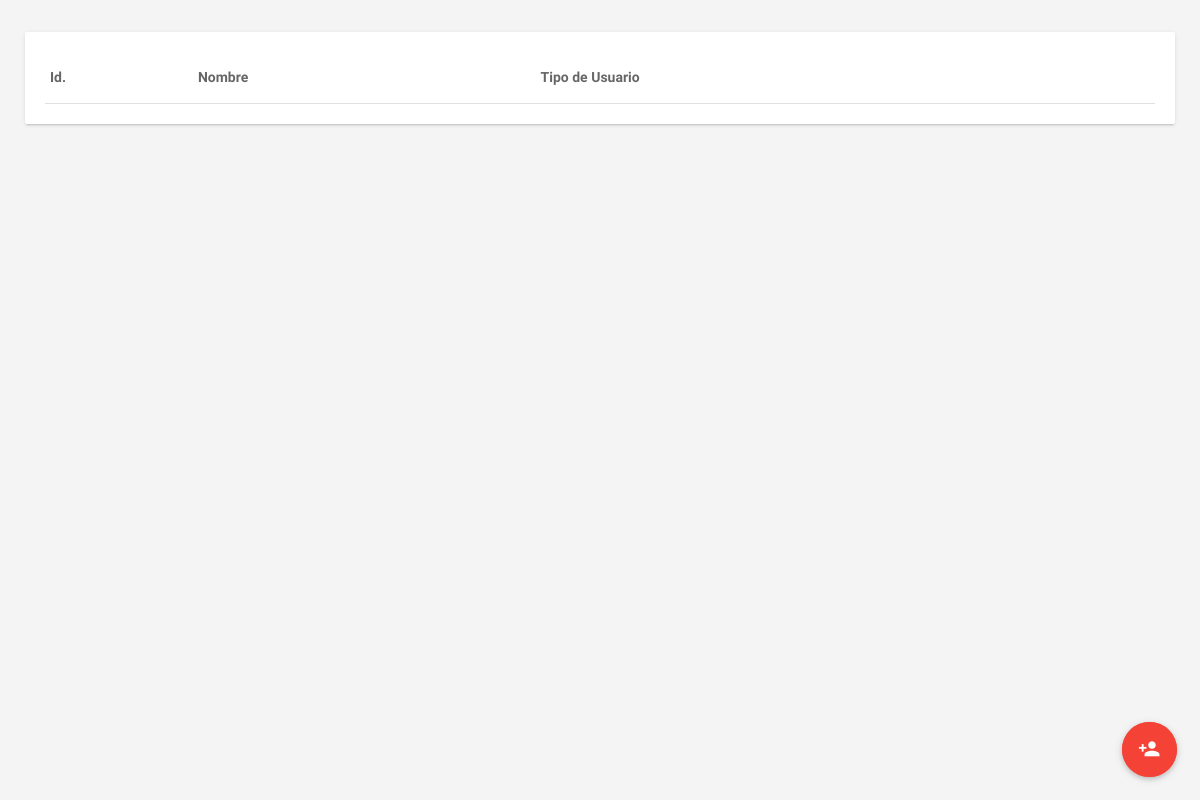
Page /gestionar_Usuarios.php on the earlier database version.
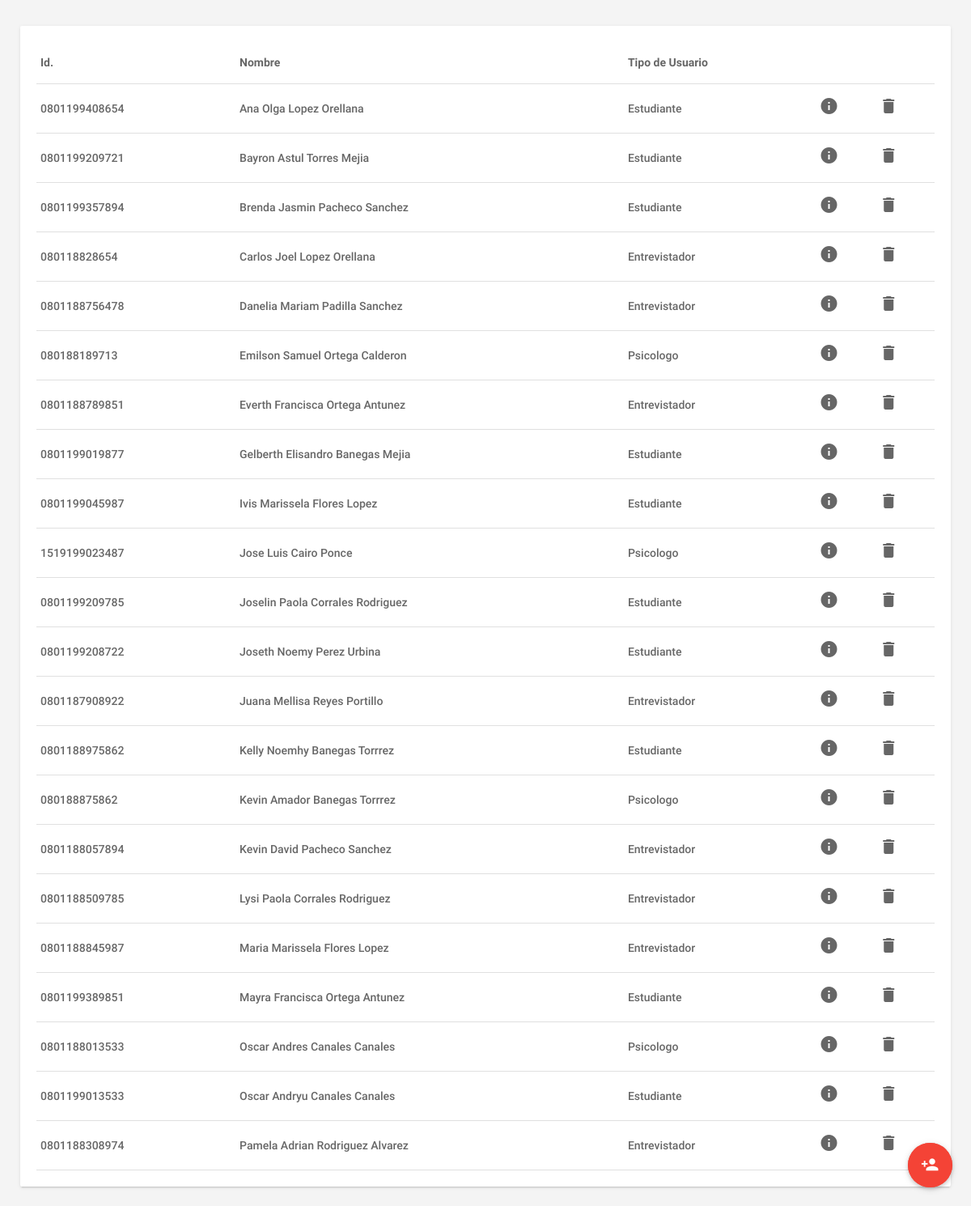
Same page on the later database version.
### tables this page shows
CREATE TABLE IF NOT EXISTS `tbl_personas` (
  `idPersona` INT NOT NULL,
  `idGenero` INT NOT NULL,
  `nombres` VARCHAR(100) NOT NULL,
  `apellidos` VARCHAR(100) NOT NULL,
  `correo` VARCHAR(150) NULL,
  `contrasena` VARCHAR(45) NULL,
  `celular` VARCHAR(8) NULL,
  `no_identidad` VARCHAR(13) NULL,
  `fotoPerfil` VARCHAR(300) NULL,
  `estadocuenta` BOOLEAN NULL,
  PRIMARY KEY (`idPersona`),
  CONSTRAINT `fk_tbl_personas_tbl_generos1`
    FOREIGN KEY (`idGenero`)
    REFERENCES `tbl_generos` (`idGenero`)
    ON DELETE NO ACTION
    ON UPDATE NO ACTION);

### assets/clases/class_conexion.php (called while the page is built, shortened)
<?php
	class Conexion{
		private $usuario = "root";
		private $contraseña = "oracle123";
		private $host = "localhost";
		private $baseDatos = "db_formacion";
		private $puerto = "3306";
		private $link;
		public function establecerConexion(){
			$this->link = mysqli_connect($this->host,$this->usuario,$this->contraseña,$this->baseDatos,$this->puerto);
			$this->link->set_charset("utf8");
		}
		public function ejecutarInstruccion($sql){
			return mysqli_query($this->link, $sql);
		}
	}
?>

### gestionar_Usuarios.php (the view, shortened to what this page needs)
<?php
    require('./assets/clases/class_conexion.php');
    $mysql = new Conexion();
    $query=$mysql->ejecutarInstruccion("
    select p.idpersona as UserId,no_identidad as Identidad , CONCAT(nombres, ' ', apellidos) as Nombre , GROUP_CONCAT(t.descripcion) as TiposUsuario from tbl_personas as p
    inner join tbl_personas_has_tbl_tipousuario as tp on tp.tbl_personas_idpersona=p.idpersona
    inner join tbl_tipousuario as t on t.idtipousuario=tp.tbl_tipousuario_idtipousuario
    where p.estadocuenta = 1 and t.idtipousuario != 1
    GROUP BY p.idPersona
    order by p.nombres
    ");
?>
<!DOCTYPE html>
<html lang="es">
<head>
    <link type="text/css" rel="stylesheet" href="assets/plugins/materialize/css/materialize.min.css" />
    <link href="assets/css/materialize_Icons.css" rel="stylesheet">
    <link href="assets/css/alpha.css" rel="stylesheet" type="text/css" />
    <link href="assets/css/custom.css" rel="stylesheet" type="text/css" />
    <link href="assets/css/gestionar_Usuarios.css" rel="stylesheet" type="text/css">
    <link href="assets/plugins/sweetalert/sweetalert.css" rel="stylesheet" type="text/css" />
    <link href="assets/plugins/material-preloader/css/materialPreloader.min.css" rel="stylesheet">
</head>
<body>
    <div class="mn-content">
        <main class="mn-inner">
            <div class="col s12 m12 l6">
                <div class="card">
                    <div class="card-content">
                        <table class="bordered highlight users_table_list">
                            <thead>
                                <tr>
                                    <th class="" data-field="id">Id.</th>
                                    <th class="" data-field="name">Nombre</th>
                                    <th class=" hide-on-small-only" data-field="user_type">Tipo de Usuario</th>
                                </tr>
                            </thead>
                            <tbody>
                                <?php
                                    while($datos = mysqli_fetch_array($query))
                                    {
                                 ?>
                                <tr class="user_row" id="<?php echo $datos['UserId']?>">
                                    <td><?php echo $datos['Identidad']?></td>
                                    <td><?php echo $datos['Nombre']?></td>
                                    <td class="hide-on-small-only lbl_tipo_usuario"><?php echo $datos['TiposUsuario']?>
                                    </td>
                                    <td><i class="material-icons info_button"
                                            data-id="<?php echo $datos['UserId']?>">info</i></td>
                                    <td><i class="material-icons remove_button"
                                            data-id="<?php echo $datos['UserId']?>">delete</i></td>
                                </tr>
                                <?php
                                }
                               ?>
                            </tbody>
                        </table>
                    </div>
                </div>
        </main>
        <div class="fixed-action-btn">
            <a class="btn-floating btn-large red pulse modal-trigger" id="btn_nuevoUsuario" href="#mdl_nuevoUsuario">
                <i class="large material-icons">person_add</i>
            </a>
        </div>
</body>
</html>

Differences in the rows shown:
now on this page (row edited): tbl_personas: no_identidad "0801199408654", Nombre "Ana Olga Lopez Orellana", TiposUsuario "Estudiante"
now on this page (row edited): tbl_personas: no_identidad "0801199209721", Nombre "Bayron Astul Torres Mejia", TiposUsuario "Estudiante"
now on this page (row edited): tbl_personas: no_identidad "0801199357894", Nombre "Brenda Jasmin Pacheco Sanchez", TiposUsuario "Estudiante"
now on this page (row edited): tbl_personas: no_identidad "080118828654", Nombre "Carlos Joel Lopez Orellana", TiposUsuario "Entrevistador"
now on this page (row edited): tbl_personas: no_identidad "0801188756478", Nombre "Danelia Mariam Padilla Sanchez", TiposUsuario "Entrevistador"
now on this page (row edited): tbl_personas: no_identidad "080188189713", Nombre "Emilson Samuel Ortega Calderon", TiposUsuario "Psicologo"
now on this page (row edited): tbl_personas: no_identidad "0801188789851", Nombre "Everth Francisca Ortega Antunez", TiposUsuario "Entrevistador"
now on this page (row edited): tbl_personas: no_identidad "0801199019877", Nombre "Gelberth Elisandro Banegas Mejia", TiposUsuario "Estudiante"
now on this page (row edited): tbl_personas: no_identidad "0801199045987", Nombre "Ivis Marissela Flores Lopez", TiposUsuario "Estudiante"
now on this page (row edited): tbl_personas: no_identidad "1519199023487", Nombre "Jose Luis Cairo Ponce", TiposUsuario "Psicologo"
now on this page (row edited): tbl_personas: no_identidad "0801199209785", Nombre "Joselin Paola Corrales Rodriguez", TiposUsuario "Estudiante"
now on this page (row edited): tbl_personas: no_identidad "0801199208722", Nombre "Joseth Noemy Perez Urbina", TiposUsuario "Estudiante"
now on this page (row edited): tbl_personas: no_identidad "0801187908922", Nombre "Juana Mellisa Reyes Portillo", TiposUsuario "Entrevistador"
now on this page (row edited): tbl_personas: no_identidad "0801188975862", Nombre "Kelly Noemhy Banegas Torrrez", TiposUsuario "Estudiante"
now on this page (row edited): tbl_personas: no_identidad "080188875862", Nombre "Kevin Amador Banegas Torrrez", TiposUsuario "Psicologo"
now on this page (row edited): tbl_personas: no_identidad "0801188057894", Nombre "Kevin David Pacheco Sanchez", TiposUsuario "Entrevistador"
now on this page (row edited): tbl_personas: no_identidad "0801188509785", Nombre "Lysi Paola Corrales Rodriguez", TiposUsuario "Entrevistador"
now on this page (row edited): tbl_personas: no_identidad "0801188845987", Nombre "Maria Marissela Flores Lopez", TiposUsuario "Entrevistador"
now on this page (row edited): tbl_personas: no_identidad "0801199389851", Nombre "Mayra Francisca Ortega Antunez", TiposUsuario "Estudiante"
now on this page (row edited): tbl_personas: no_identidad "0801188013533", Nombre "Oscar Andres Canales Canales", TiposUsuario "Psicologo"
now on this page (row edited): tbl_personas: no_identidad "0801199013533", Nombre "Oscar Andryu Canales Canales", TiposUsuario "Estudiante"
now on this page (row edited): tbl_personas: no_identidad "0801188308974", Nombre "Pamela Adrian Rodriguez Alvarez", TiposUsuario "Entrevistador"
